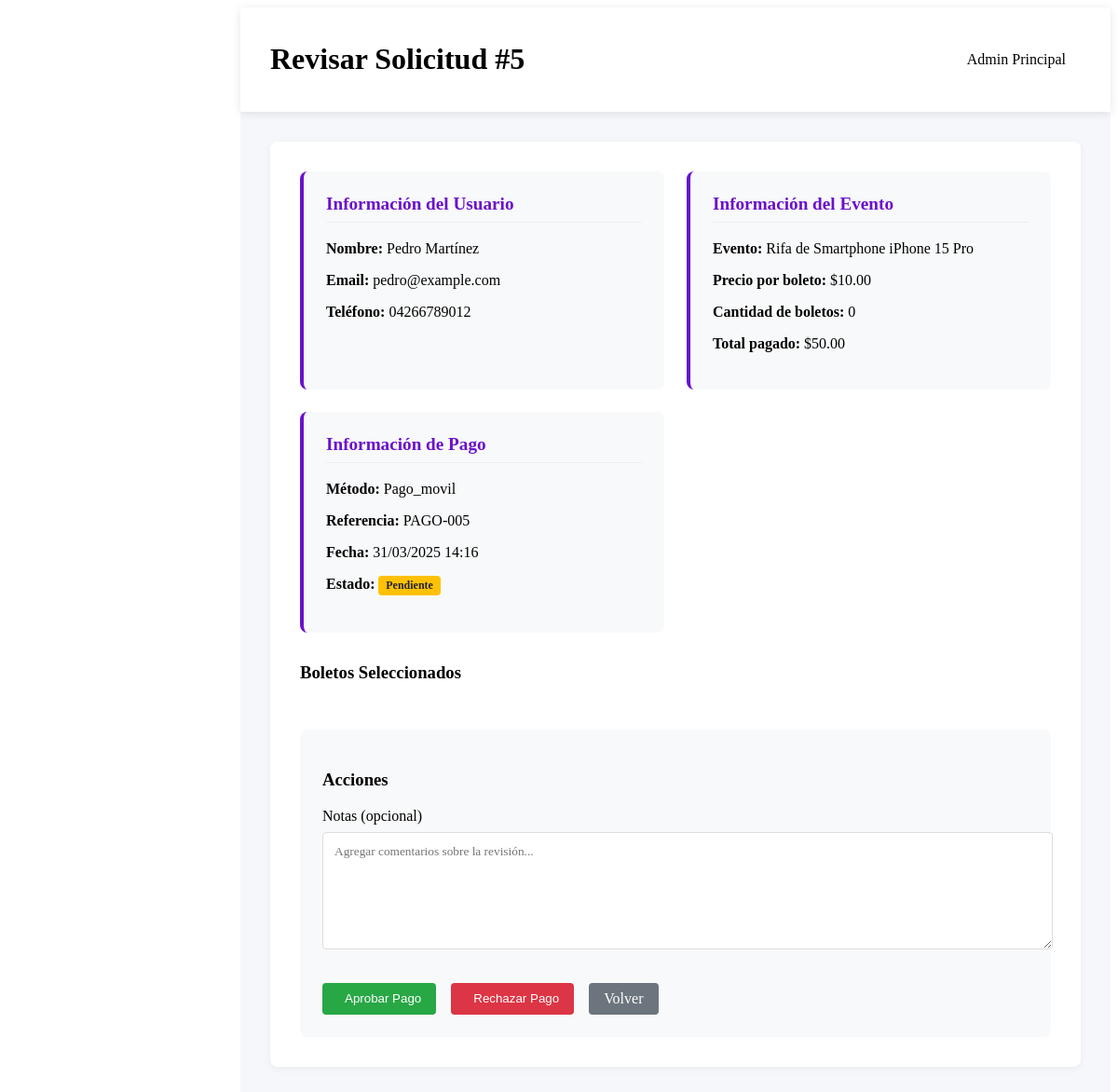
Page /admin/solicitudes/detalle.php?id=5 (signed in) on the committed database.
### tables this page shows
CREATE TABLE IF NOT EXISTS transacciones (
    id INT AUTO_INCREMENT PRIMARY KEY,
    usuario_id INT NOT NULL,
    evento_id INT NOT NULL,
    referencia VARCHAR(50) NOT NULL,
    monto DECIMAL(10,2) NOT NULL,
    metodo_pago ENUM('transferencia', 'efectivo', 'pago_movil', 'otros'),
    comprobante VARCHAR(255),
    estado ENUM('pendiente', 'aprobado', 'rechazado') DEFAULT 'pendiente',
    fecha_transaccion DATETIME DEFAULT CURRENT_TIMESTAMP,
    admin_id INT,
    fecha_revision DATETIME,
    notas TEXT,
    FOREIGN KEY (usuario_id) REFERENCES usuarios(id),
    FOREIGN KEY (evento_id) REFERENCES eventos(id),
    FOREIGN KEY (admin_id) REFERENCES usuarios(id)
);

CREATE TABLE IF NOT EXISTS usuarios (
    id INT AUTO_INCREMENT PRIMARY KEY,
    nombre VARCHAR(100) NOT NULL,
    email VARCHAR(100) NOT NULL UNIQUE,
    password VARCHAR(255) NOT NULL,
    telefono VARCHAR(20),
    direccion TEXT,
    fecha_registro DATETIME DEFAULT CURRENT_TIMESTAMP,
    rol ENUM('admin', 'usuario') DEFAULT 'usuario',
    avatar VARCHAR(255) DEFAULT 'default.jpg'
);

CREATE TABLE IF NOT EXISTS eventos (
    id INT AUTO_INCREMENT PRIMARY KEY,
    titulo VARCHAR(255) NOT NULL,
    descripcion TEXT,
    imagen VARCHAR(255),
    precio_boleto DECIMAL(10,2) NOT NULL,
    total_boletos INT NOT NULL,
    boletos_disponibles INT NOT NULL,
    fecha_inicio DATETIME,
    fecha_fin DATETIME,
    estado ENUM('activo', 'finalizado', 'proximamente') DEFAULT 'proximamente',
    premio_principal TEXT,
    premios_secundarios TEXT,
    created_at DATETIME DEFAULT CURRENT_TIMESTAMP,
    updated_at DATETIME ON UPDATE CURRENT_TIMESTAMP
);

### includes/functions.php (called while the page is built, shortened)
<?php
function obtenerSolicitudPorId($id) {
    global $pdo;
    $stmt = $pdo->prepare("SELECT t.*,
                          u.nombre AS usuario_nombre, u.email AS usuario_email, u.telefono AS usuario_telefono,
                          e.titulo AS evento_titulo, e.precio_boleto AS evento_precio,
                          a.nombre AS admin_nombre,
                          (SELECT COUNT(*) FROM boletos WHERE transaccion_id = t.id) AS cantidad_boletos
                          FROM transacciones t
                          JOIN usuarios u ON t.usuario_id = u.id
                          JOIN eventos e ON t.evento_id = e.id
                          LEFT JOIN usuarios a ON t.admin_id = a.id
                          WHERE t.id = ?");
    $stmt->execute([$id]);
    return $stmt->fetch(PDO::FETCH_ASSOC);
}

### admin/solicitudes/detalle.php (the view, shortened to what this page needs)
<?php
require_once '../../includes/config.php';
require_once '../../includes/functions.php';
$solicitud_id = isset($_GET['id']) ? intval($_GET['id']) : 0;
$solicitud = obtenerSolicitudPorId($solicitud_id);
?>
<!DOCTYPE html>
<html lang="es">
<head>
    <link rel="stylesheet" href="../../assets/css/admin.css">
</head>
<body>
    <div class="admin-container">
        <main class="admin-main">
            <header class="admin-header">
                <h1>Revisar Solicitud #<?= $solicitud['id'] ?></h1>
                <div class="user-info">
                    <span><?= htmlspecialchars($_SESSION['usuario_nombre']) ?></span>
                </div>
            </header>
            <div class="admin-content">
                <div class="solicitud-detalle">
                    <div class="solicitud-info">
                        <div class="info-card">
                            <h3>Información del Usuario</h3>
                            <p><strong>Nombre:</strong> <?= htmlspecialchars($solicitud['usuario_nombre']) ?></p>
                            <p><strong>Email:</strong> <?= htmlspecialchars($solicitud['usuario_email']) ?></p>
                            <p><strong>Teléfono:</strong> <?= htmlspecialchars($solicitud['usuario_telefono']) ?></p>
                        </div>
                        <div class="info-card">
                            <h3>Información del Evento</h3>
                            <p><strong>Evento:</strong> <?= htmlspecialchars($solicitud['evento_titulo']) ?></p>
                            <p><strong>Precio por boleto:</strong> $<?= number_format($solicitud['evento_precio'], 2) ?></p>
                            <p><strong>Cantidad de boletos:</strong> <?= $solicitud['cantidad_boletos'] ?></p>
                            <p><strong>Total pagado:</strong> $<?= number_format($solicitud['monto'], 2) ?></p>
                        </div>
                        <div class="info-card">
                            <h3>Información de Pago</h3>
                            <p><strong>Método:</strong> <?= ucfirst($solicitud['metodo_pago']) ?></p>
                            <p><strong>Referencia:</strong> <?= htmlspecialchars($solicitud['referencia']) ?></p>
                            <p><strong>Fecha:</strong> <?= date('d/m/Y H:i', strtotime($solicitud['fecha_transaccion'])) ?></p>
                            <p><strong>Estado:</strong>
                                <span class="badge <?= $solicitud['estado'] === 'aprobado' ? 'bg-success' : ($solicitud['estado'] === 'rechazado' ? 'bg-danger' : 'bg-warning') ?>">
                                    <?= ucfirst($solicitud['estado']) ?>
                                </span>
                            </p>
                        </div>
                    </div>
                    <div class="solicitud-boletos">
                        <h3>Boletos Seleccionados</h3>
                    </div>
                    <?php if ($solicitud['estado'] === 'pendiente'): ?>
                    <div class="solicitud-acciones">
                        <h3>Acciones</h3>
                        <form method="POST" class="form-acciones">
                            <div class="form-group">
                                <label for="notas">Notas (opcional)</label>
                                <textarea id="notas" name="notas" rows="3" placeholder="Agregar comentarios sobre la revisión..."></textarea>
                            </div>
                            <div class="form-actions">
                                <button type="submit" name="accion" value="aprobar" class="btn btn-success">
                                    <i class="fas fa-check"></i> Aprobar Pago
                                </button>
                                <button type="submit" name="accion" value="rechazar" class="btn btn-danger">
                                    <i class="fas fa-times"></i> Rechazar Pago
                                </button>
                                <a href="../solicitudes/" class="btn btn-secondary">Volver</a>
                            </div>
                        </form>
                    </div>
                    <?php endif; ?>
                </div>
            </div>
        </main>
    </div>
</body>
</html>

### assets/css/admin.css (style rules this page uses)
.admin-container { display: flex; min-height: 100vh; }
.admin-main { flex: 1; margin-left: 250px; background: #f5f7fa; min-height: 100vh; }
.admin-header { background: white; padding: 1rem 2rem; display: flex; justify-content: space-between; align-items: center; box-shadow: 0 2px 10px rgba(0,0,0,0.1); }
.user-info { display: flex; align-items: center; gap: 1rem; }
.admin-content { padding: 2rem; }
.btn { display: inline-flex; align-items: center; gap: 0.5rem; padding: 0.5rem 1rem; border-radius: 4px; font-weight: 500; text-decoration: none; transition: all 0.2s; border: none; cursor: pointer; }
.btn-success { background: #28a745; color: white; }
.btn-danger { background: #dc3545; color: white; }
.btn-secondary { background: #6c757d; color: white; }
.form-group { margin-bottom: 1.5rem; }
.form-group label { display: block; margin-bottom: 0.5rem; font-weight: 500; }
.form-group input, .form-group textarea, .form-group select { width: 100%; padding: 0.75rem; border: 1px solid #ddd; border-radius: 4px; font-family: inherit; }
.form-group textarea { min-height: 100px; }
.form-actions { display: flex; gap: 1rem; margin-top: 2rem; }
.solicitud-detalle { background: white; border-radius: 8px; padding: 2rem; box-shadow: 0 2px 10px rgba(0,0,0,0.05); }
.solicitud-info { display: grid; grid-template-columns: repeat(auto-fit, minmax(300px, 1fr)); gap: 1.5rem; margin-bottom: 2rem; }
.info-card { background: #f8f9fa; border-radius: 8px; padding: 1.5rem; border-left: 4px solid #6a11cb; }
.info-card h3 { margin-top: 0; color: #6a11cb; font-size: 1.2rem; padding-bottom: 0.5rem; border-bottom: 1px solid #eee; }
.solicitud-boletos { margin-bottom: 2rem; }
.solicitud-acciones { background: #f8f9fa; padding: 1.5rem; border-radius: 8px; }
.badge { display: inline-block; padding: 0.35em 0.65em; font-size: 0.75em; font-weight: 700; line-height: 1; text-align: center; white-space: nowrap; vertical-align: baseline; border-radius: 0.25rem; }
.bg-warning { background-color: #ffc107; color: #212529; }
.admin-content > * { animation: fadeIn 0.3s ease-out forwards; }

### rows in the picture
transacciones: id "5", usuario.nombre "Pedro Martínez", usuario.email "pedro@example.com", usuario.telefono "04266789012", evento.titulo "Rifa de Smartphone iPhone 15 Pro", evento.precio_boleto "10.00", monto "50.00", metodo_pago "Pago_movil", referencia "PAGO-005", fecha_transaccion "31/03/2025 14:16", estado "Pendiente"

### other values in the picture
$_SESSION['usuario_nombre'] "Admin Principal"
$solicitud['cantidad_boletos'] "0"
